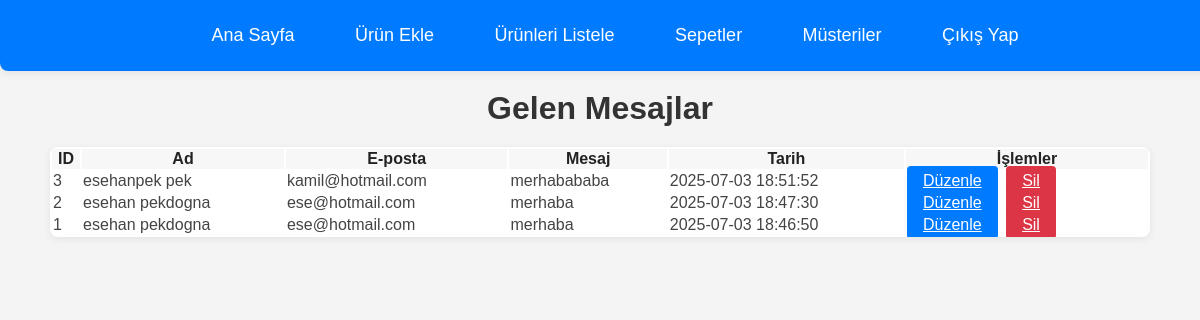
/admin_panel/mesajlar.php, run on the app's committed database.
### tables this page shows
CREATE TABLE `mesajlar` (
  `id` int(11) NOT NULL,
  `ad` varchar(100) NOT NULL,
  `email` varchar(150) NOT NULL,
  `mesaj` text NOT NULL,
  `tarih` datetime NOT NULL
);

### admin_panel/mesajlar.php (the view, shortened to what this page needs)
<?php
include 'header.php';
include '../whoismoda/db.php';
$mesajlar = mysqli_query($conn, "SELECT * FROM mesajlar ORDER BY tarih DESC");
?>
<!DOCTYPE html>
<html lang="tr">
<head>
    <link rel="stylesheet" type="text/css" href="css/style.css">
    <link rel="stylesheet" type="text/css" href="css/mesajlar.css">
</head>
<body>
    <h1>Gelen Mesajlar</h1>
    <table>
        <tr>
            <th>ID</th>
            <th>Ad</th>
            <th>E-posta</th>
            <th>Mesaj</th>
            <th>Tarih</th>
            <th>İşlemler</th>
        </tr>
        <?php while($row = mysqli_fetch_assoc($mesajlar)): ?>
        <tr>
            <td><?php echo $row['id']; ?></td>
            <td><?php echo htmlspecialchars($row['ad']); ?></td>
            <td><?php echo htmlspecialchars($row['email']); ?></td>
            <td><?php echo nl2br(htmlspecialchars($row['mesaj'])); ?></td>
            <td><?php echo $row['tarih']; ?></td>
            <td>
                <a href="mesaj_duzenle.php?id=<?php echo $row['id']; ?>" class="btn btn-duzenle">Düzenle</a>
                <a href="mesajlar.php?sil=<?php echo $row['id']; ?>" class="btn btn-sil" onclick="return confirm('Mesajı silmek istediğinize emin misiniz?');">Sil</a>
            </td>
        </tr>
        <?php endwhile; ?>
    </table>
</body>
</html>

### admin_panel/css/header.css (style rules this page uses)
body { padding-top: 60px !important; }

### admin_panel/css/style.css (style rules this page uses)
body { font-family: Arial, sans-serif; background-color: #f4f4f4; margin: 0; padding: 0; }

### admin_panel/css/mesajlar.css (style rules this page uses)
h1 { text-align: center; margin: 30px 0 20px 0; color: #333; font-size: 2rem; }
table { background: #fff; box-shadow: 0 2px 8px rgba(0,0,0,0.07); border-radius: 8px; overflow: hidden; margin: 0 auto 40px auto; width: 95%; max-width: 1100px; }
th, td { font-size: 1rem; }
th { background: #f7f7f7; color: #222; font-weight: 600; }
td { color: #444; }
.btn { padding: 6px 16px; border: none; border-radius: 4px; cursor: pointer; font-size: 1rem; margin-right: 4px; transition: background 0.2s; }
.btn-duzenle { background: #007bff; color: #fff; }
.btn-sil { background: #dc3545; color: #fff; }

### data on the page
mesajlar: id "3", ad "esehanpek pek", email "kamil@hotmail.com", mesaj "merhabababa", tarih "2025-07-03 18:51:52"
mesajlar: id "2", ad "esehan pekdogna", email "ese@hotmail.com", mesaj "merhaba", tarih "2025-07-03 18:47:30"
mesajlar: id "1", ad "esehan pekdogna", email "ese@hotmail.com", mesaj "merhaba", tarih "2025-07-03 18:46:50"
